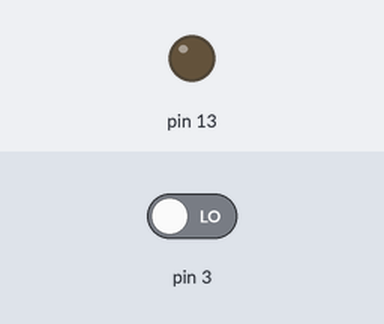
A sketch run on a simulated Arduino Uno, built with avr-gcc and run on an emulated ATmega328P. Shown: output pins drawn as LEDs (lit = HIGH). Inputs (shaded band) come from the test bench; at power-on: pin 3 LOW.

Above: at 1.2 s.
1.3 s: pin 3 driven HIGH
At 2.1 s:
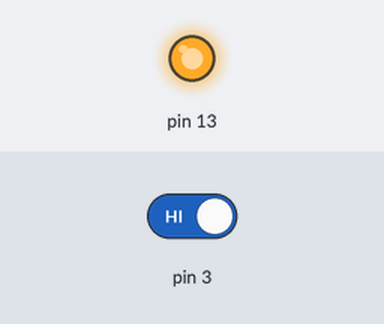
Timing chart, 0 to 4.3 s (numbered marks = the images above; inputs shaded):
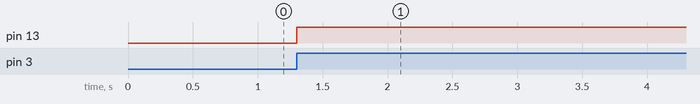

The sketch:

Proofofconcept_interrupt.ino
```cpp
volatile boolean LedOn = false;


void setup() {
    pinMode(13, OUTPUT);
    pinMode(2, INPUT);
    attachInterrupt(1,buttonPressed,RISING);

}

void loop() {


}

void buttonPressed()
{
  if (LedOn)
  {
    LedOn = false;
    digitalWrite(13,LOW);
  }
  else
  {
    LedOn = true;
    digitalWrite(13,HIGH);
  }
}
```

Measured:
- after the input at 1.3 s, pin 13: LOW → HIGH at once
